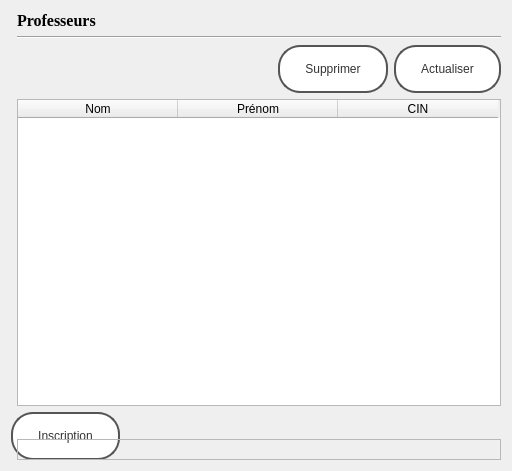
<?xml version="1.0" encoding="UTF-8"?>
<ui version="4.0">
 <class>prof</class>
 <widget class="QDialog" name="prof">
  <property name="geometry">
   <rect>
    <x>0</x>
    <y>0</y>
    <width>512</width>
    <height>471</height>
   </rect>
  </property>
  <property name="windowTitle">
   <string>Professeurs</string>
  </property>
  <property name="windowIcon">
   <iconset resource="resource.qrc">
    <normaloff>:/img_file/teacher.png</normaloff>:/img_file/teacher.png</iconset>
  </property>
  <layout class="QGridLayout" name="gridLayout">
   <item row="0" column="1">
    <widget class="QLabel" name="label">
     <property name="font">
      <font>
       <family>Times New Roman</family>
       <pointsize>12</pointsize>
       <bold>true</bold>
      </font>
     </property>
     <property name="text">
      <string>Professeurs</string>
     </property>
    </widget>
   </item>
   <item row="1" column="1">
    <widget class="Line" name="line">
     <property name="orientation">
      <enum>Qt::Horizontal</enum>
     </property>
    </widget>
   </item>
   <item row="2" column="1">
    <layout class="QHBoxLayout" name="horizontalLayout_3">
     <item>
      <spacer name="horizontalSpacer">
       <property name="orientation">
        <enum>Qt::Horizontal</enum>
       </property>
       <property name="sizeHint" stdset="0">
        <size>
         <width>40</width>
         <height>20</height>
        </size>
       </property>
      </spacer>
     </item>
     <item>
      <widget class="QPushButton" name="pushButton_delete">
       <property name="cursor">
        <cursorShape>PointingHandCursor</cursorShape>
       </property>
       <property name="styleSheet">
        <string notr="true">/* Style pour le bouton Filiers - Style moderne d'entreprise */
#pushButton_delete {
    background: #ffffff; /* Fond blanc */
    color: #333333; /* Texte gris foncé */
    padding: 15px 25px; /* Espacement autour du texte */
    border: 2px solid #555555; /* Contour gris foncé */
    border-radius: 22px; /* Coins arrondis */
    font: 16px &quot;Helvetica Neue&quot;, sans-serif; /* Police sans-serif moderne */
    cursor: pointer; /* Curseur pointer au survol */
    transition: background 0.3s ease, color 0.3s ease, border-color 0.3s ease; /* Animation de transition sur la couleur de fond, la couleur du texte et la couleur du contour */
}

/* Effet de survol pour le bouton Filiers */
#pushButton_delete:hover {
    background: #f1f1f1; /* Fond légèrement plus foncé au survol */
    color: #555555; /* Texte gris un peu plus clair au survol */
    border-color: #777777; /* Contour gris plus clair au survol */
}

/* Effet de pression pour le bouton Filiers */
#pushButton_delete:active {
    background: #e6e6e6; /* Fond légèrement plus foncé lorsqu'appuyé */
    box-shadow: 0 4px 6px rgba(0, 0, 0, 0.1); /* Légère ombre lorsqu'appuyé */
    transform: translateY(2px); /* Légère translation vers le bas pour l'effet de pression */
}
</string>
       </property>
       <property name="text">
        <string>Supprimer</string>
       </property>
      </widget>
     </item>
     <item>
      <widget class="QPushButton" name="pushButton_refrech">
       <property name="cursor">
        <cursorShape>PointingHandCursor</cursorShape>
       </property>
       <property name="styleSheet">
        <string notr="true">/* Style pour le bouton Filiers - Style moderne d'entreprise */
#pushButton_refrech {
    background: #ffffff; /* Fond blanc */
    color: #333333; /* Texte gris foncé */
    padding: 15px 25px; /* Espacement autour du texte */
    border: 2px solid #555555; /* Contour gris foncé */
    border-radius: 22px; /* Coins arrondis */
    font: 16px &quot;Helvetica Neue&quot;, sans-serif; /* Police sans-serif moderne */
    cursor: pointer; /* Curseur pointer au survol */
    transition: background 0.3s ease, color 0.3s ease, border-color 0.3s ease; /* Animation de transition sur la couleur de fond, la couleur du texte et la couleur du contour */
}

/* Effet de survol pour le bouton Filiers */
#pushButton_refrech:hover {
    background: #f1f1f1; /* Fond légèrement plus foncé au survol */
    color: #555555; /* Texte gris un peu plus clair au survol */
    border-color: #777777; /* Contour gris plus clair au survol */
}

/* Effet de pression pour le bouton Filiers */
#pushButton_refrech:active {
    background: #e6e6e6; /* Fond légèrement plus foncé lorsqu'appuyé */
    box-shadow: 0 4px 6px rgba(0, 0, 0, 0.1); /* Légère ombre lorsqu'appuyé */
    transform: translateY(2px); /* Légère translation vers le bas pour l'effet de pression */
}
</string>
       </property>
       <property name="text">
        <string>Actualiser</string>
       </property>
      </widget>
     </item>
    </layout>
   </item>
   <item row="3" column="1">
    <widget class="QTableWidget" name="tableWidget">
     <property name="editTriggers">
      <set>QAbstractItemView::NoEditTriggers</set>
     </property>
     <property name="selectionBehavior">
      <enum>QAbstractItemView::SelectRows</enum>
     </property>
     <attribute name="horizontalHeaderDefaultSectionSize">
      <number>160</number>
     </attribute>
     <attribute name="verticalHeaderDefaultSectionSize">
      <number>30</number>
     </attribute>
     <column>
      <property name="text">
       <string>Nom</string>
      </property>
     </column>
     <column>
      <property name="text">
       <string>Prénom</string>
      </property>
     </column>
     <column>
      <property name="text">
       <string>CIN</string>
      </property>
     </column>
    </widget>
   </item>
   <item row="4" column="0" rowspan="2" colspan="2">
    <layout class="QHBoxLayout" name="horizontalLayout_4">
     <item>
      <widget class="QPushButton" name="pushButton_registre">
       <property name="sizePolicy">
        <sizepolicy hsizetype="Fixed" vsizetype="Fixed">
         <horstretch>0</horstretch>
         <verstretch>0</verstretch>
        </sizepolicy>
       </property>
       <property name="cursor">
        <cursorShape>PointingHandCursor</cursorShape>
       </property>
       <property name="styleSheet">
        <string notr="true">/* Style pour le bouton Filiers - Style moderne d'entreprise */
#pushButton_registre {
    background: #ffffff; /* Fond blanc */
    color: #333333; /* Texte gris foncé */
    padding: 15px 25px; /* Espacement autour du texte */
    border: 2px solid #555555; /* Contour gris foncé */
    border-radius: 22px; /* Coins arrondis */
    font: 16px &quot;Helvetica Neue&quot;, sans-serif; /* Police sans-serif moderne */
    cursor: pointer; /* Curseur pointer au survol */
    transition: background 0.3s ease, color 0.3s ease, border-color 0.3s ease; /* Animation de transition sur la couleur de fond, la couleur du texte et la couleur du contour */
}

/* Effet de survol pour le bouton Filiers */
#pushButton_registre:hover {
    background: #f1f1f1; /* Fond légèrement plus foncé au survol */
    color: #555555; /* Texte gris un peu plus clair au survol */
    border-color: #777777; /* Contour gris plus clair au survol */
}

/* Effet de pression pour le bouton Filiers */
#pushButton_registre:active {
    background: #e6e6e6; /* Fond légèrement plus foncé lorsqu'appuyé */
    box-shadow: 0 4px 6px rgba(0, 0, 0, 0.1); /* Légère ombre lorsqu'appuyé */
    transform: translateY(2px); /* Légère translation vers le bas pour l'effet de pression */
}
</string>
       </property>
       <property name="text">
        <string>Inscription</string>
       </property>
      </widget>
     </item>
     <item>
      <spacer name="horizontalSpacer_2">
       <property name="orientation">
        <enum>Qt::Horizontal</enum>
       </property>
       <property name="sizeHint" stdset="0">
        <size>
         <width>40</width>
         <height>20</height>
        </size>
       </property>
      </spacer>
     </item>
    </layout>
   </item>
   <item row="5" column="1">
    <widget class="QFrame" name="frame">
     <property name="frameShape">
      <enum>QFrame::StyledPanel</enum>
     </property>
     <property name="frameShadow">
      <enum>QFrame::Raised</enum>
     </property>
     <layout class="QHBoxLayout" name="horizontalLayout"/>
    </widget>
   </item>
  </layout>
 </widget>
 <resources>
  <include location="resource.qrc"/>
 </resources>
 <connections/>
</ui>
